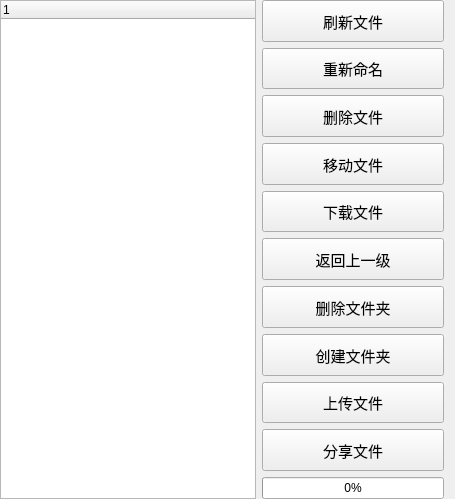
<?xml version="1.0" encoding="UTF-8"?>
<ui version="4.0">
 <class>File</class>
 <widget class="QWidget" name="File">
  <property name="geometry">
   <rect>
    <x>0</x>
    <y>0</y>
    <width>455</width>
    <height>499</height>
   </rect>
  </property>
  <property name="windowTitle">
   <string>Form</string>
  </property>
  <layout class="QHBoxLayout" name="horizontalLayout">
   <property name="leftMargin">
    <number>0</number>
   </property>
   <property name="topMargin">
    <number>0</number>
   </property>
   <property name="bottomMargin">
    <number>0</number>
   </property>
   <item>
    <widget class="QTreeWidget" name="treeWidget">
     <column>
      <property name="text">
       <string notr="true">1</string>
      </property>
     </column>
    </widget>
   </item>
   <item>
    <layout class="QVBoxLayout" name="verticalLayout">
     <item>
      <widget class="QPushButton" name="flushFile_PB">
       <property name="sizePolicy">
        <sizepolicy hsizetype="Minimum" vsizetype="Expanding">
         <horstretch>0</horstretch>
         <verstretch>0</verstretch>
        </sizepolicy>
       </property>
       <property name="font">
        <font>
         <family>Agency FB</family>
         <pointsize>11</pointsize>
        </font>
       </property>
       <property name="text">
        <string>刷新文件</string>
       </property>
      </widget>
     </item>
     <item>
      <widget class="QPushButton" name="rename_PB">
       <property name="sizePolicy">
        <sizepolicy hsizetype="Minimum" vsizetype="Expanding">
         <horstretch>0</horstretch>
         <verstretch>0</verstretch>
        </sizepolicy>
       </property>
       <property name="font">
        <font>
         <family>Agency FB</family>
         <pointsize>11</pointsize>
        </font>
       </property>
       <property name="text">
        <string>重新命名</string>
       </property>
      </widget>
     </item>
     <item>
      <widget class="QPushButton" name="delFile_PB">
       <property name="sizePolicy">
        <sizepolicy hsizetype="Minimum" vsizetype="Expanding">
         <horstretch>0</horstretch>
         <verstretch>0</verstretch>
        </sizepolicy>
       </property>
       <property name="font">
        <font>
         <family>Agency FB</family>
         <pointsize>11</pointsize>
        </font>
       </property>
       <property name="text">
        <string>删除文件</string>
       </property>
      </widget>
     </item>
     <item>
      <widget class="QPushButton" name="mvFile_PB">
       <property name="sizePolicy">
        <sizepolicy hsizetype="Minimum" vsizetype="Expanding">
         <horstretch>0</horstretch>
         <verstretch>0</verstretch>
        </sizepolicy>
       </property>
       <property name="font">
        <font>
         <family>Agency FB</family>
         <pointsize>11</pointsize>
        </font>
       </property>
       <property name="text">
        <string>移动文件</string>
       </property>
      </widget>
     </item>
     <item>
      <widget class="QPushButton" name="downloadFile_PB">
       <property name="sizePolicy">
        <sizepolicy hsizetype="Minimum" vsizetype="Expanding">
         <horstretch>0</horstretch>
         <verstretch>0</verstretch>
        </sizepolicy>
       </property>
       <property name="font">
        <font>
         <family>Agency FB</family>
         <pointsize>11</pointsize>
        </font>
       </property>
       <property name="text">
        <string>下载文件</string>
       </property>
      </widget>
     </item>
     <item>
      <widget class="QPushButton" name="return_PB">
       <property name="sizePolicy">
        <sizepolicy hsizetype="Minimum" vsizetype="Expanding">
         <horstretch>0</horstretch>
         <verstretch>0</verstretch>
        </sizepolicy>
       </property>
       <property name="font">
        <font>
         <family>Agency FB</family>
         <pointsize>11</pointsize>
        </font>
       </property>
       <property name="text">
        <string>返回上一级</string>
       </property>
      </widget>
     </item>
     <item>
      <widget class="QPushButton" name="deldir_PB">
       <property name="sizePolicy">
        <sizepolicy hsizetype="Minimum" vsizetype="Expanding">
         <horstretch>0</horstretch>
         <verstretch>0</verstretch>
        </sizepolicy>
       </property>
       <property name="font">
        <font>
         <family>Agency FB</family>
         <pointsize>11</pointsize>
        </font>
       </property>
       <property name="text">
        <string>删除文件夹</string>
       </property>
      </widget>
     </item>
     <item>
      <widget class="QPushButton" name="mkdir_PB">
       <property name="sizePolicy">
        <sizepolicy hsizetype="Minimum" vsizetype="Expanding">
         <horstretch>0</horstretch>
         <verstretch>0</verstretch>
        </sizepolicy>
       </property>
       <property name="font">
        <font>
         <family>Agency FB</family>
         <pointsize>11</pointsize>
        </font>
       </property>
       <property name="text">
        <string>创建文件夹</string>
       </property>
      </widget>
     </item>
     <item>
      <widget class="QPushButton" name="uploadFile_PB">
       <property name="sizePolicy">
        <sizepolicy hsizetype="Minimum" vsizetype="Expanding">
         <horstretch>0</horstretch>
         <verstretch>0</verstretch>
        </sizepolicy>
       </property>
       <property name="font">
        <font>
         <family>Agency FB</family>
         <pointsize>11</pointsize>
        </font>
       </property>
       <property name="text">
        <string>上传文件</string>
       </property>
      </widget>
     </item>
     <item>
      <widget class="QPushButton" name="shareFile_PB">
       <property name="sizePolicy">
        <sizepolicy hsizetype="Minimum" vsizetype="Expanding">
         <horstretch>0</horstretch>
         <verstretch>0</verstretch>
        </sizepolicy>
       </property>
       <property name="font">
        <font>
         <family>Agency FB</family>
         <pointsize>11</pointsize>
        </font>
       </property>
       <property name="text">
        <string>分享文件</string>
       </property>
      </widget>
     </item>
     <item>
      <widget class="QProgressBar" name="uploadProgressBar">
       <property name="value">
        <number>0</number>
       </property>
      </widget>
     </item>
    </layout>
   </item>
  </layout>
 </widget>
 <resources/>
 <connections/>
</ui>
